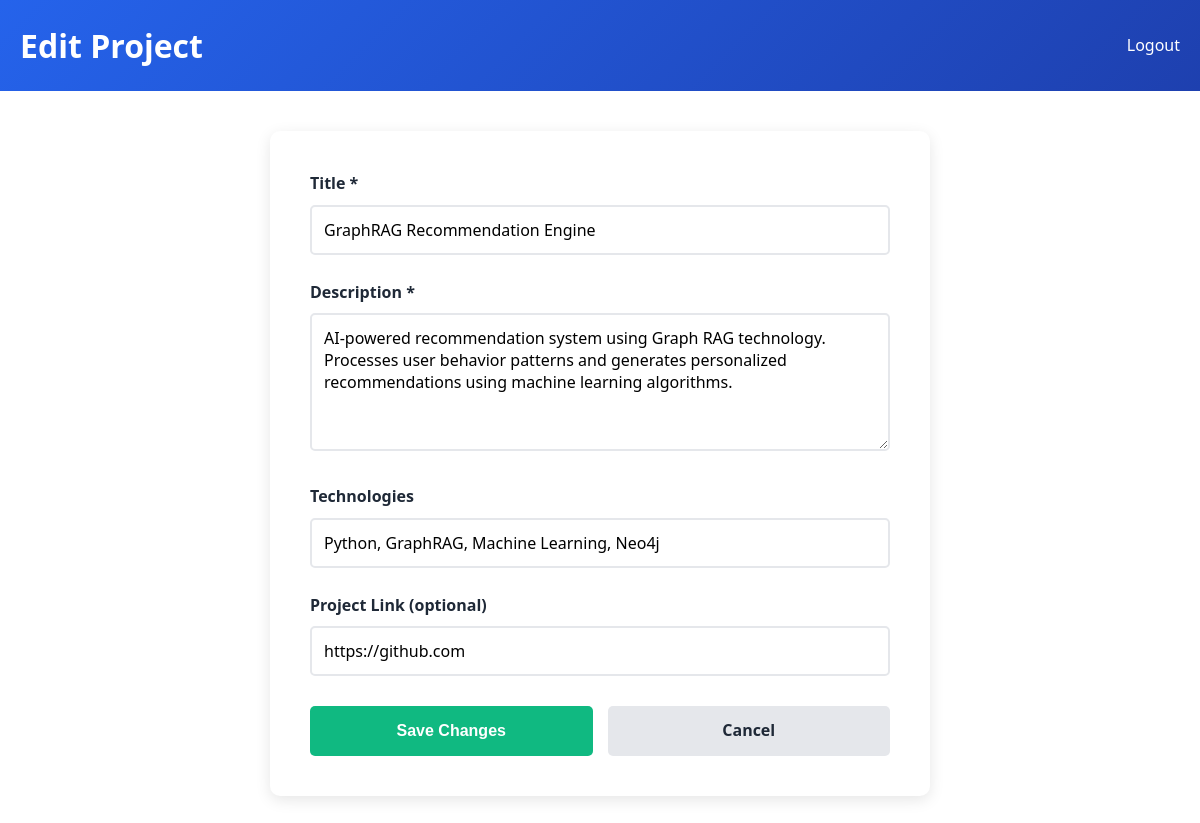
/admin/edit-project.php?id=2 (signed in), run on the app's committed database.
### tables this page shows
CREATE TABLE IF NOT EXISTS projects (
    id INT PRIMARY KEY AUTO_INCREMENT,
    title VARCHAR(100) NOT NULL,
    description TEXT NOT NULL,
    image VARCHAR(255),
    technologies VARCHAR(255),
    link VARCHAR(255),
    created_at TIMESTAMP DEFAULT CURRENT_TIMESTAMP,
    updated_at TIMESTAMP DEFAULT CURRENT_TIMESTAMP ON UPDATE CURRENT_TIMESTAMP
);

### admin/edit-project.php (the view, shortened to what this page needs)
<?php
include '../includes/db-config.php';
$project_id = isset($_GET['id']) ? intval($_GET['id']) : 0;
try {
    $stmt = $pdo->prepare('SELECT id, title, description, technologies, link FROM projects WHERE id = ?');
    $stmt->execute([$project_id]);
    $project = $stmt->fetch();
} catch (PDOException $e) {
    die('Database error: ' . $e->getMessage());
}
?>
<!DOCTYPE html>
<html lang="tr">
<head>
    <link rel="stylesheet" href="/css/style.css">
</head>
<body>
    <div class="admin-header">
        <h1>Edit Project</h1>
        <a href="logout.php" style="color: white; text-decoration: none;">Logout</a>
    </div>
    <div class="edit-container">
        <div class="form-section">
            <form method="POST">
                <div class="form-group">
                    <label for="title">Title *</label>
                    <input type="text" id="title" name="title" value="<?php echo htmlspecialchars($project['title']); ?>" required>
                </div>
                <div class="form-group">
                    <label for="description">Description *</label>
                    <textarea id="description" name="description" rows="5" required><?php echo htmlspecialchars($project['description']); ?></textarea>
                </div>
                <div class="form-group">
                    <label for="technologies">Technologies</label>
                    <input type="text" id="technologies" name="technologies" placeholder="e.g. PHP, MySQL, JavaScript" value="<?php echo htmlspecialchars($project['technologies']); ?>">
                </div>
                <div class="form-group">
                    <label for="link">Project Link (optional)</label>
                    <input type="url" id="link" name="link" value="<?php echo htmlspecialchars($project['link'] ?? ''); ?>">
                </div>
                <div class="btn-group">
                    <button type="submit" class="btn btn-save">Save Changes</button>
                    <a href="dashboard.php" class="btn btn-cancel" style="text-decoration: none; display: flex; align-items: center; justify-content: center;">Cancel</a>
                </div>
            </form>
        </div>
    </div>
</body>
</html>

### css/style.css (style rules this page uses)
:root { --primary-color: #2563eb; --secondary-color: #1e40af; --accent-color: #f59e0b; --text-dark: #1f2937; --text-light: #6b7280; --bg-light: #f9fafb; --bg-white: #ffffff; --border-color: #e5e7eb; --success-color: #10b981; --error-color: #ef4444; --font-family: 'Segoe UI', Tahoma, Geneva, Verdana, sans-serif; --transition: all 0.3s ease; }
* { margin: 0; padding: 0; box-sizing: border-box; }
html { scroll-behavior: smooth; }
body { font-family: var(--font-family); background-color: var(--bg-white); color: var(--text-dark); line-height: 1.6; transition: var(--transition); }
.form-group { margin-bottom: 25px; }
.form-group label { display: block; margin-bottom: 8px; font-weight: 600; color: var(--text-dark); }
.form-group input, .form-group textarea { width: 100%; padding: 12px; border: 2px solid var(--border-color); border-radius: 5px; font-family: inherit; font-size: 1rem; transition: var(--transition); }
.btn { padding: 12px 30px; border: none; border-radius: 5px; font-size: 1rem; font-weight: 600; cursor: pointer; transition: var(--transition); }

### admin/edit-project.php (style rules this page uses)
.admin-header { background: linear-gradient(135deg, #2563eb, #1e40af); color: white; padding: 20px; display: flex; justify-content: space-between; align-items: center; }
.edit-container { max-width: 700px; margin: 40px auto; padding: 0 20px; }
.form-section { background: white; padding: 40px; border-radius: 10px; box-shadow: 0 4px 15px rgba(0, 0, 0, 0.1); }
.form-group { margin-bottom: 25px; }
.form-group label { display: block; margin-bottom: 8px; font-weight: 600; }
.form-group input, .form-group textarea { width: 100%; padding: 12px; border: 2px solid #e5e7eb; border-radius: 5px; font-family: inherit; font-size: 1rem; }
.btn-group { display: flex; gap: 15px; margin-top: 30px; }
.btn { padding: 12px 30px; border: none; border-radius: 5px; font-weight: 600; cursor: pointer; flex: 1; }
.btn-save { background: #10b981; color: white; }
.btn-cancel { background: #e5e7eb; color: #1f2937; }

### data on the page
projects: title "GraphRAG Recommendation Engine", description "AI-powered recommendation system using Graph RAG technology. Processes user behavior patterns and generates personalized recommendations using machine learning algorithms.", technologies "Python, GraphRAG, Machine Learning, Neo4j", link "https://github.com"
